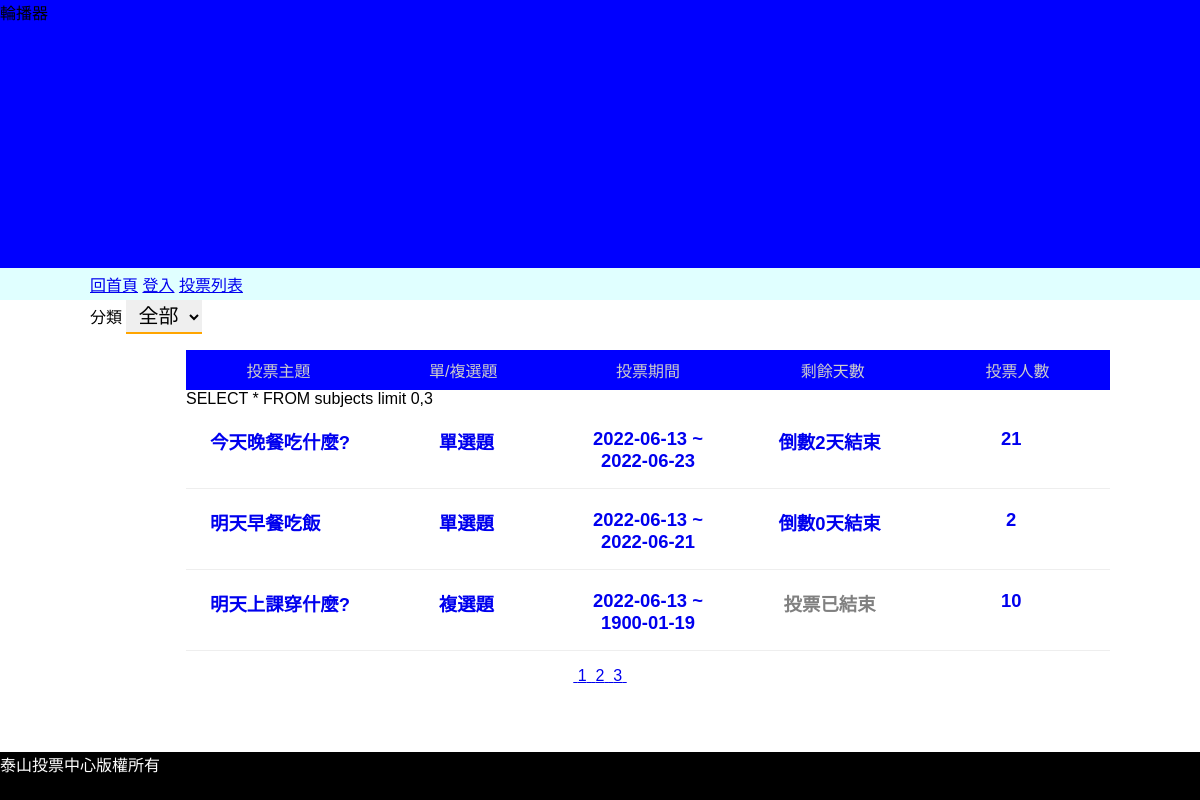
The page / on the database its author committed.
### tables this page shows
CREATE TABLE `subjects` (
  `id` int(11) UNSIGNED NOT NULL,
  `subject` varchar(128) NOT NULL,
  `type_id` int(11) NOT NULL,
  `multiple` tinyint(1) NOT NULL DEFAULT 0,
  `multi_limit` tinyint(2) NOT NULL DEFAULT 1,
  `start` date NOT NULL,
  `end` date NOT NULL,
  `total` int(11) UNSIGNED NOT NULL DEFAULT 0
);

### front/vote_list.php (the view, shortened to what this page needs)
<?php
$p="";
$querystr="";
$queryfilter="";
?>
    <div>
        <label for="types">分類</label>
        <select name="types" id="types" onchange="location.href=`?filter=${this.value}<?=$p;?><?=$querystr;?>`">
            <option value="0">全部</option>
        </select>
    </div>
<div>
        <ul class='list'>
            <li class='list-header'>
                <div>投票主題</div>
                <?php
                if(isset($_GET['type']) && $_GET['type']=='asc'){
                ?>
                <div><a href="?order=multiple&type=desc<?=$p;?><?=$queryfilter;?>">單/複選題</a></div>
                <?php
                }else{
                ?>
                <div><a href="?order=multiple&type=asc<?=$p;?><?=$queryfilter;?>">單/複選題</a></div>
                <?php
                }
                ?>
                <?php
                if(isset($_GET['type']) && $_GET['type']=='asc'){
                ?>
                <div><a href="?order=end&type=desc<?=$p;?><?=$queryfilter;?>">投票期間</a></div>
                <?php
                }else{
                ?>
                <div><a href="?order=end&type=asc<?=$p;?><?=$queryfilter;?>">投票期間</a></div>
                <?php
                }
                ?>
                <?php
                if(isset($_GET['type']) && $_GET['type']=='asc'){
                ?>
                    <div><a href="?order=remain&type=desc<?=$p;?><?=$queryfilter;?>">剩餘天數</a></div>
                <?php
                }else{
                ?>
                    <div><a href="?order=remain&type=asc<?=$p;?><?=$queryfilter;?>">剩餘天數</a></div>
                <?php
                    }
                ?>
                <?php
                if(isset($_GET['type']) && $_GET['type']=='asc'){
                ?>
                <div><a href='?order=total&type=desc<?=$p;?><?=$queryfilter;?>'>投票人數</a></div>
                <?php
                }else{
                ?>
                <div><a href='?order=total&type=asc<?=$p;?><?=$queryfilter;?>'>投票人數</a></div>
                <?php
                }
                ?>
            </li>
        <?php
            $orderStr='';
            $filter=[];
            $total=math('subjects','count','id',$filter);
            $div=3;
            $pages=ceil($total/$div);
            $now=isset($_GET['p'])?$_GET['p']:1;
            $start=($now-1)*$div;
            $page_rows=" limit $start,$div";
            $subjects=all('subjects',$filter,$orderStr . $page_rows);
            foreach($subjects as $subject){
                echo "<a href='?do=vote_result&id={$subject['id']}'>";
                echo "<li class='list-items'>";
                echo "<div>{$subject['subject']}</div>";
                if($subject['multiple']==0){
                    echo "<div class='text-center'>單選題</div>";
                }else{
                    echo "<div class='text-center'>複選題</div>";
                }
                echo "<div class='text-center'>";
                echo $subject['start']. " ~ ".$subject['end'];
                echo "</div>";
                echo "<div class='text-center'>";
                    $today=strtotime("now");
                    $end=strtotime($subject['end']);
                    if(($end-$today)>0){
                        $remain=floor(($end-$today)/(60*60*24));
                        echo "倒數".$remain."天結束";
                    }else{
                        echo "<span style='color:grey'>投票已結束</span>";
                    }
                echo "</div>";
                echo "<div class='text-center'>{$subject['total']}</div>";
                echo "</li>";
                echo "</a>";
            }
        ?>
        </ul>
        <div class="text-center">
        <?php
        if($pages > 1){
            for($i=1;$i<=$pages;$i++){
                echo "<a href='?p={$i}{$querystr}{$queryfilter}'>&nbsp;";
                echo $i;
                echo "&nbsp;</a>";
            }
        }
        ?>
        </div>
    </div>

### css/basic.css (style rules this page uses)
* { margin:0; padding:0; list-style-type:none; box-sizing: border-box; font-family: Arial, Helvetica, sans-serif; }
.text-center { text-align: center; }

### css/front.css (style rules this page uses)
.list { margin:1rem 0 1rem 6rem; }
.list-header { display:flex; justify-content: space-evenly; text-align: center; }
.list a { text-decoration: none; }
.list-header div { width:calc(100% / 5); padding:0.5rem 1rem; background:blue; color:#ccc; }
.list-header div a { color:#ccc }
.list-items div { width:calc(100% / 5); padding:0.5rem 1rem; }
.list-items { display:flex; justify-content: space-evenly; padding:0.5rem; margin:0.25rem 0; border-bottom:1px solid #eee; font-weight: bold; font-size:1.15rem; }
#types { padding:0.25rem 0.5rem; font-size:1.25rem; border:0; border-bottom:2px solid orange; }

### rows shown on the page
subjects: subject "今天晚餐吃什麼?", multiple "單選題", start "2022-06-13", end "2022-06-23", total "21"
subjects: subject "明天早餐吃飯", multiple "單選題", start "2022-06-13", end "2022-06-21", total "2"
subjects: subject "明天上課穿什麼?", multiple "複選題", start "2022-06-13", end "1900-01-19", shows "投票已結束", total "10"

### other values the page prints
$sql "SELECT * FROM subjects limit 0,3"
